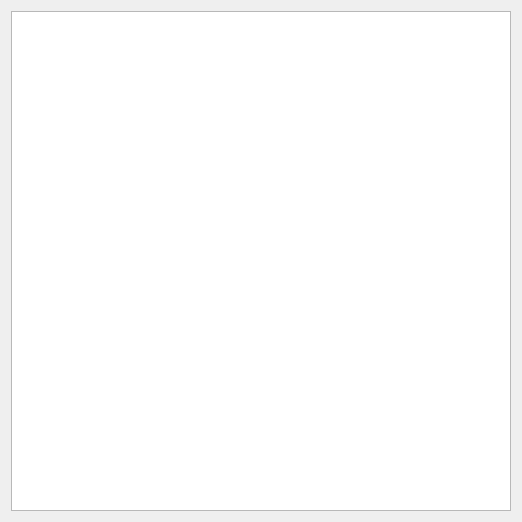
<ui version="4.0" >
 <class>WortDialog</class>
 <widget class="QDialog" name="WortDialog" >
  <property name="geometry" >
   <rect>
    <x>0</x>
    <y>0</y>
    <width>508</width>
    <height>508</height>
   </rect>
  </property>
  <property name="windowTitle" >
   <string>Auflösung</string>
  </property>
  <layout class="QGridLayout" name="gridLayout" >
   <item row="0" column="0" >
    <widget class="QTableWidget" name="tableWidget" >
     <property name="minimumSize" >
      <size>
       <width>500</width>
       <height>500</height>
      </size>
     </property>
     <property name="font" >
      <font>
       <pointsize>16</pointsize>
      </font>
     </property>
     <property name="tabKeyNavigation" >
      <bool>false</bool>
     </property>
     <property name="showDropIndicator" stdset="0" >
      <bool>false</bool>
     </property>
     <property name="selectionMode" >
      <enum>QAbstractItemView::NoSelection</enum>
     </property>
     <property name="textElideMode" >
      <enum>Qt::ElideMiddle</enum>
     </property>
     <property name="showGrid" >
      <bool>true</bool>
     </property>
     <property name="sortingEnabled" >
      <bool>false</bool>
     </property>
    </widget>
   </item>
  </layout>
 </widget>
 <resources/>
 <connections/>
</ui>
